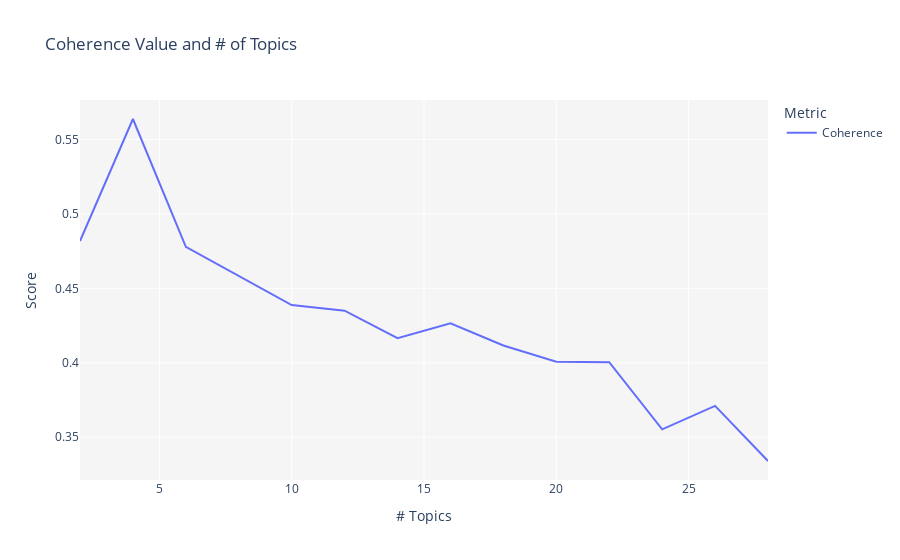

Notebook code for this chart:
### Code cell
lsi_exp = setup(data = data, target = 'text', session_id = session_id, custom_stopwords = custom_stopwords)
custom_grid = [2,4,6,8,10,12,14,16,18,20,22,24,26,28]

lsi = tune_model(model = 'lsi', custom_grid = custom_grid ,multi_core = True)

save_model(lsi, ruta_modelo)

### Figure 1 — Plotly figure (JSON) as saved in the notebook; plotly's stock layout.template omitted (floating-point values rounded to 4 significant figures)
{"data": [{"hovertemplate": "Metric=Coherence<br># Topics=%{x}<br>Score=%{y}<extra></extra>", "legendgroup": "Coherence", "line": {"color": "#636efa", "dash": "solid", "shape": "linear"}, "mode": "lines", "name": "Coherence", "orientation": "v", "showlegend": true, "type": "scatter", "x": [2, 4, 6, 8, 10, 12, 14, 16, 18, 20, 22, 24, 26, 28], "xaxis": "x", "y": [0.4818, 0.5639, 0.478, 0.4581, 0.4388, 0.435, 0.4166, 0.4265, 0.4116, 0.4006, 0.4003, 0.3553, 0.371, 0.3339], "yaxis": "y"}], "layout": {"legend": {"title": {"text": "Metric"}, "tracegroupgap": 0}, "plot_bgcolor": "rgb(245,245,245)", "title": {"text": "Coherence Value and # of Topics"}, "xaxis": {"anchor": "y", "domain": [0, 1], "title": {"text": "# Topics"}}, "yaxis": {"anchor": "x", "domain": [0, 1], "title": {"text": "Score"}}}}
